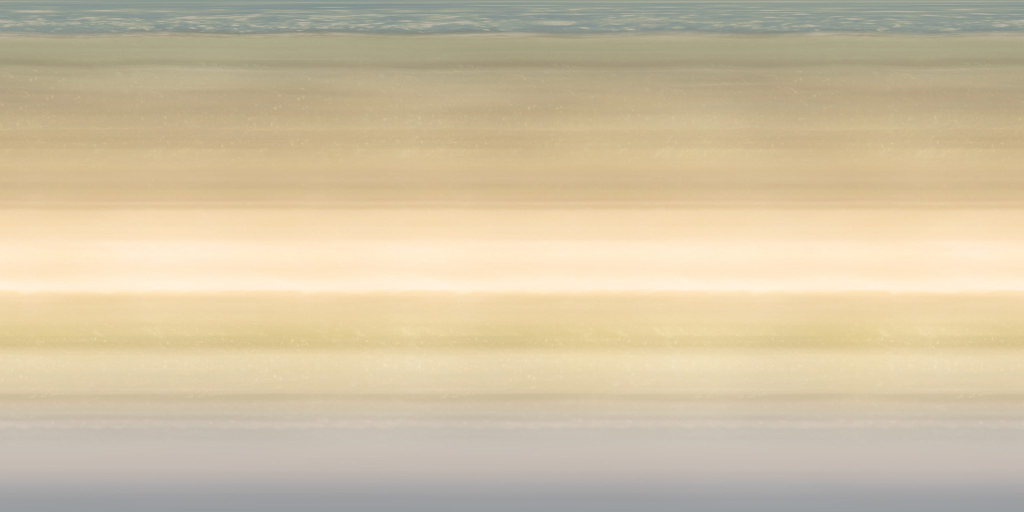
#> input picture img/planets/saturn.jpg, 2048 x 1024 px, found by its file name (shown at 1/2 size); its folder holds 8 pictures in this run
$ python planetmaps.py ../img/planets/mars.jpg
#> lines starting #> are read from the running program, lines starting #| are printed output that depends on the picture
# Writes Björn Jónsson's maps for the close-ups of skyview.js
# (https://bjj.mmedia.is/data/planetary_maps.html, "created by Björn
# Jónsson", from NASA's Voyager, Galileo and Cassini images) into
# img/planets:
#
#   python3 tools/planetmaps.py <dir>
#
# with, in <dir>, from bjj.mmedia.is/data/: saturn/saturn.jpg,
# s_rings/{backscattered,unlitside,transparency,sat_rings_color}.txt,
# io/io.jpg, ganymede/ganymede.jpg, callisto/callisto.jpg; and Europa's
# map, hosted by the Planetary Society:
# planetary.s3.amazonaws.com/web/assets/pictures/20150218_europa_global_map_20000x10000.jpg
# (20000 × 10400 pixels: the map and a strip of credits below). The maps
# are equirectangular, east to the right from longitude 0 at the left edge.
# It needs numpy and Pillow.
#
# saturn-bj.jpg: Saturn, 2048 × 1024, its planetographic latitudes made
# planetocentric (the latitudes of the maps of skyview.js), on Jónsson's
# ellipsoid of 60268 × 54362 km.
#
# saturn-rings.png: the rings from 74510 to 140390 km from the center,
# 4096 samples (16 km), in three rows: the light of the lit face (the
# backscattered profile in its colours, as from the Earth, near the Sun's
# direction), that of the unlit face (in red 1, green 0.97075, blue 0.952,
# Jónsson's colour for it), both premultiplied (0 to 255 for 0 to 1), and
# the transparency seen square on (255 for 1).
#
# galilean.jpg: Io, Europa, Ganymede and Callisto, 1024 × 512 each, from
# the top down, each keeping its own colours but brought to its brightness
# beside Jupiter's map (jupiter.jpg): their mean brightnesses over the
# sphere as their geometric albedos (V: Io 0.63, Europa 0.67, Ganymede
# 0.43, Callisto 0.22; Jupiter 0.538), brightened by a power (none clipped)
# or darkened in proportion.

import sys
import numpy as np
from PIL import Image

Image.MAX_IMAGE_PIXELS = None
src = sys.argv[1]
out = "img/planets"


def load(name, draft=None):
#> called with name = 'saturn.jpg'
    img = Image.open(f"{src}/{name}")
#> img is the input picture: PIL image 2048x1024 RGB; mean R, G, B 207.7, 192.7, 162.8
    if draft:
        img.draft("RGB", draft)
    return np.asarray(img.convert("RGB"), dtype=np.float64) / 255


def save(px, name, **opts):
    Image.fromarray(np.clip(np.rint(px * 255), 0, 255).astype(np.uint8)).save(f"{out}/{name}", **opts)


def resize(px, w, h):
    img = Image.fromarray(np.clip(np.rint(px * 255), 0, 255).astype(np.uint8))
    return np.asarray(img.resize((w, h), Image.LANCZOS), dtype=np.float64) / 255


# Saturn: each row at its planetocentric latitude, sampled (linearly) at
# the planetographic one
sat = load("saturn.jpg")
h, w, _ = sat.shape
#> h = 1024; w = 2048
W, H = 2048, 1024
k = (54362 / 60268) ** 2
lat_c = np.radians(90 - (np.arange(H) + 0.5) * 180 / H)
lat_g = np.arctan(np.tan(lat_c) / k)
v = (90 - np.degrees(lat_g)) / 180 * h - 0.5
#> v = 1024 values from -0.0932 to 1023.1
v0 = np.clip(np.floor(v).astype(int), 0, h - 2)
#> v0 = 1024 values from 0 to 1022
fv = np.clip(v - v0, 0, 1)[:, None, None]
rows = sat[v0] * (1 - fv) + sat[v0 + 1] * fv
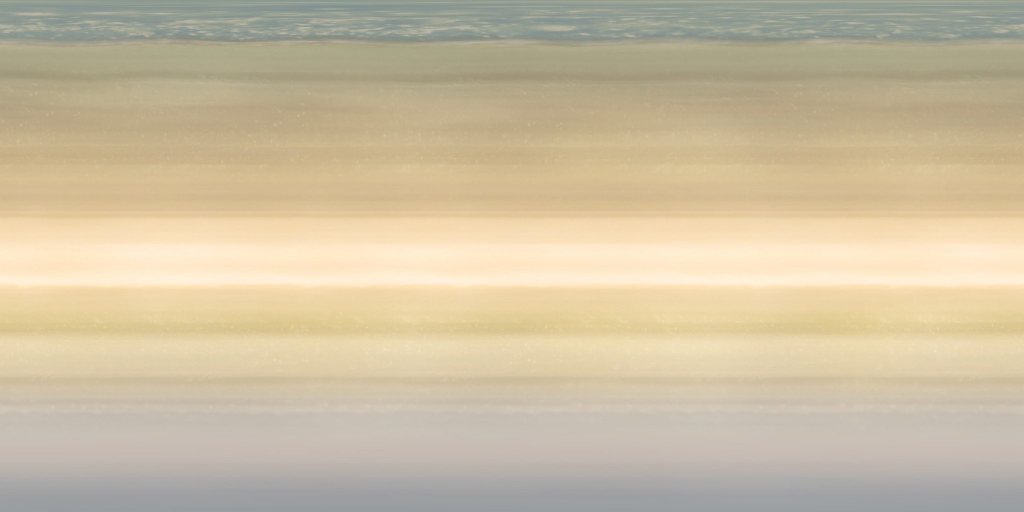
#> rows: shape (1024, 2048, 3) float64 (shown at 1/2 size); mean of channels 0, 1, 2 0.798, 0.744, 0.634; drawn as R, G, B
save(resize(rows, W, H), "saturn-bj.jpg", quality=88)

# the rings: 13177 samples, 5 km apart, averaged to 4096
def profile(name):
#> (the run stopped early here; a loop or call above may not have finished)
